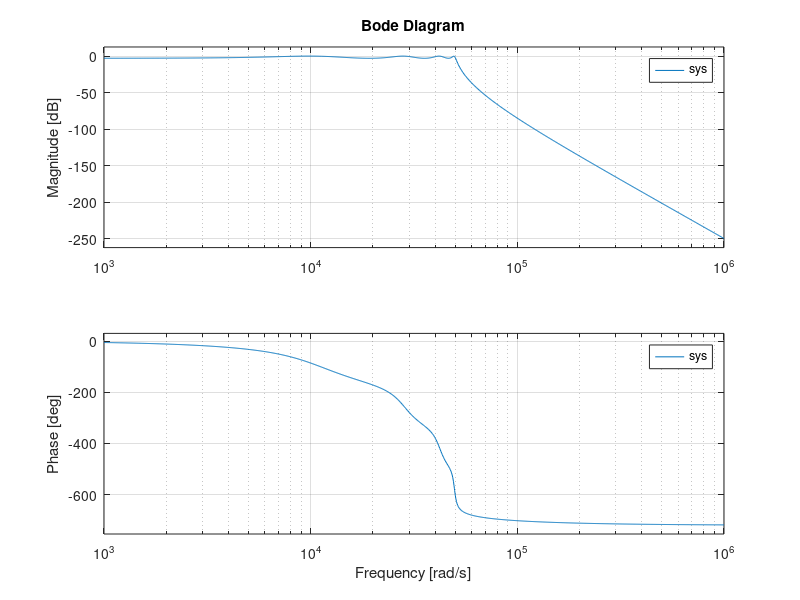
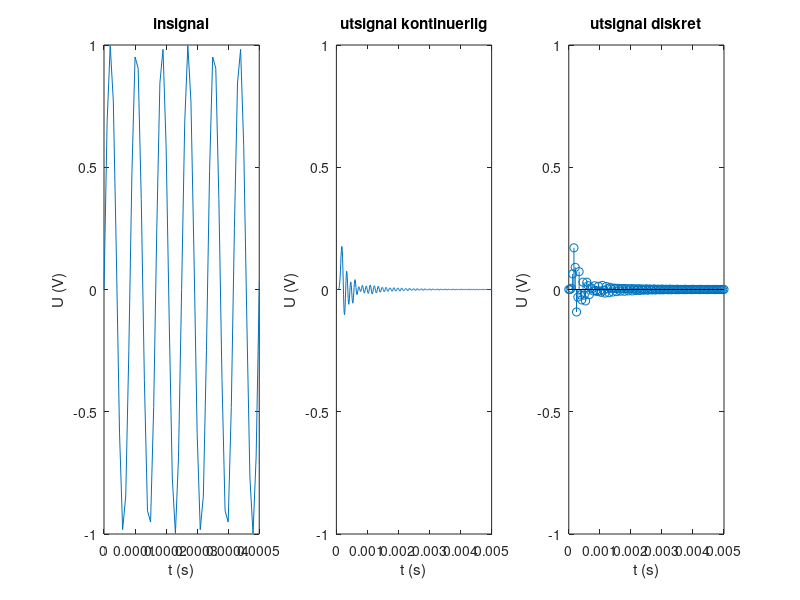

Write the MATLAB code that produced these figures, in order.

fc = 8e3;   % till filtren
Wn = 2*pi*fc;
Rp = 3;

fs = 24000;             % samplingsfrekvens
t_kont = 0:1e-5:25e-3;  % första 25ms
t_dis = 0:1/fs:25e-3;
w = logspace(1,6,1000);   % rad/s


% intressanta signaler
x1 = 1*sin(2*pi*1000*t_kont);   % 1 (kHz)
x2 = 1*sin(2*pi*5000*t_kont);  % 5 
x3 = 1*sin(2*pi*8000*t_kont);  % 8 

% störningar
n1 = 1*sin(2*pi*11000*t_kont);   % 11
n2 = 1*sin(2*pi*12000*t_kont); % 18 

% analog insignal
x = n2;

% filter
% [b, a] = butter(12, Wn,'s');
[b, a] = cheby1(8, Rp, Wn, 's');

sys = tf(b, a);

% analog utsignal
y = lsim(sys, x, t_kont);

% diskret utsignal kollar vad y har för värden vid t_dis
y_dis = interp1(t_kont, y, t_dis);

% kolla ripple
figure
bode(sys)
grid on

figure
subplot(1,3,1)
plot(t_kont, x);
title('insignal')
xlabel('t (s)')
ylabel('U (V)')
axis([0 0.5e-3 -1 1])

subplot(1,3,2)
plot(t_kont,y);
title('utsignal kontinuerlig')
xlabel('t (s)')
ylabel('U (V)')
axis([0 5e-3 -1 1])

subplot(1,3,3)
stem(t_dis, y_dis);
title('utsignal diskret')
xlabel('t (s)')
ylabel('U (V)')
axis([0 5e-3 -1 1])
